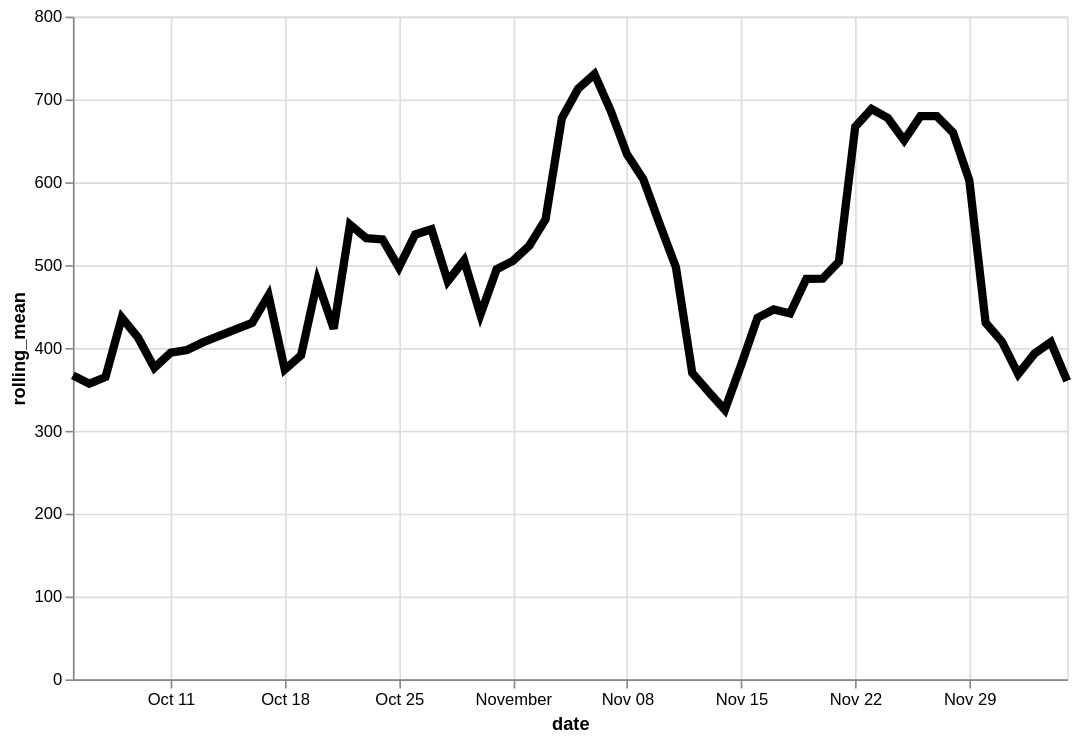

Write a Vega-Lite specification for this figure.
### Vega-Lite specification from a JSON file in a GitHub repository (floating-point values rounded to 4 significant figures)
{"config": {"view": {"continuousWidth": 400, "continuousHeight": 300}}, "data": {"name": "data-849f7dbe5686415e5d28698ae7783821"}, "mark": {"type": "line", "color": "black", "size": 5}, "encoding": {"x": {"type": "temporal", "field": "date"}, "y": {"type": "quantitative", "field": "rolling_mean"}}, "height": 400, "transform": [{"window": [{"op": "mean", "field": "price", "as": "rolling_mean"}], "frame": [-4, 3]}], "width": 600, "$schema": "https://vega.github.io/schema/vega-lite/v4.8.1.json", "datasets": {"data-849f7dbe5686415e5d28698ae7783821": [{"item": "Rugs, Carpets & Runners", "date": "2020-10-05", "price": 466.0}, {"item": "Rugs, Carpets & Runners", "date": "2020-10-06", "price": 475.5}, {"item": "Rugs, Carpets & Runners", "date": "2020-10-07", "price": 226.2}, {"item": "Rugs, Carpets & Runners", "date": "2020-10-08", "price": 300.0}, {"item": "Rugs, Carpets & Runners", "date": "2020-10-09", "price": 316.0}, {"item": "Rugs, Carpets & Runners", "date": "2020-10-10", "price": 405.7}, {"item": "Rugs, Carpets & Runners", "date": "2020-10-11", "price": 867.2}, {"item": "Rugs, Carpets & Runners", "date": "2020-10-12", "price": 242.6}, {"item": "Rugs, Carpets & Runners", "date": "2020-10-13", "price": 175.9}, {"item": "Rugs, Carpets & Runners", "date": "2020-10-16", "price": 620.6}, {"item": "Rugs, Carpets & Runners", "date": "2020-10-17", "price": 251.5}, {"item": "Rugs, Carpets & Runners", "date": "2020-10-18", "price": 376.6}, {"item": "Rugs, Carpets & Runners", "date": "2020-10-19", "price": 502.3}, {"item": "Rugs, Carpets & Runners", "date": "2020-10-20", "price": 671.9}, {"item": "Rugs, Carpets & Runners", "date": "2020-10-21", "price": 150.0}, {"item": "Rugs, Carpets & Runners", "date": "2020-10-22", "price": 380.4}, {"item": "Rugs, Carpets & Runners", "date": "2020-10-23", "price": 893.4}, {"item": "Rugs, Carpets & Runners", "date": "2020-10-24", "price": 161.2}, {"item": "Rugs, Carpets & Runners", "date": "2020-10-25", "price": 1256.0}, {"item": "Rugs, Carpets & Runners", "date": "2020-10-26", "price": 245.2}, {"item": "Rugs, Carpets & Runners", "date": "2020-10-27", "price": 490.1}, {"item": "Rugs, Carpets & Runners", "date": "2020-10-28", "price": 400.0}, {"item": "Rugs, Carpets & Runners", "date": "2020-10-29", "price": 469.5}, {"item": "Rugs, Carpets & Runners", "date": "2020-10-30", "price": 430.1}, {"item": "Rugs, Carpets & Runners", "date": "2020-10-31", "price": 392.6}, {"item": "Rugs, Carpets & Runners", "date": "2020-11-01", "price": 361.6}, {"item": "Rugs, Carpets & Runners", "date": "2020-11-02", "price": 731.2}, {"item": "Rugs, Carpets & Runners", "date": "2020-11-03", "price": 685.0}, {"item": "Rugs, Carpets & Runners", "date": "2020-11-04", "price": 571.3}, {"item": "Rugs, Carpets & Runners", "date": "2020-11-05", "price": 545.6}, {"item": "Rugs, Carpets & Runners", "date": "2020-11-06", "price": 724.3}, {"item": "Rugs, Carpets & Runners", "date": "2020-11-07", "price": 1407.0}, {"item": "Rugs, Carpets & Runners", "date": "2020-11-08", "price": 677.6}, {"item": "Rugs, Carpets & Runners", "date": "2020-11-09", "price": 502.4}, {"item": "Rugs, Carpets & Runners", "date": "2020-11-10", "price": 375.7}, {"item": "Rugs, Carpets & Runners", "date": "2020-11-11", "price": 265.0}, {"item": "Rugs, Carpets & Runners", "date": "2020-11-12", "price": 331.3}, {"item": "Rugs, Carpets & Runners", "date": "2020-11-13", "price": 113.2}, {"item": "Rugs, Carpets & Runners", "date": "2020-11-14", "price": 306.9}, {"item": "Rugs, Carpets & Runners", "date": "2020-11-15", "price": 387.6}, {"item": "Rugs, Carpets & Runners", "date": "2020-11-16", "price": 495.0}, {"item": "Rugs, Carpets & Runners", "date": "2020-11-17", "price": 328.6}, {"item": "Rugs, Carpets & Runners", "date": "2020-11-18", "price": 808.3}, {"item": "Rugs, Carpets & Runners", "date": "2020-11-19", "price": 720.0}, {"item": "Rugs, Carpets & Runners", "date": "2020-11-20", "price": 411.9}, {"item": "Rugs, Carpets & Runners", "date": "2020-11-21", "price": 75.0}, {"item": "Rugs, Carpets & Runners", "date": "2020-11-22", "price": 641.5}, {"item": "Rugs, Carpets & Runners", "date": "2020-11-23", "price": 389.3}, {"item": "Rugs, Carpets & Runners", "date": "2020-11-24", "price": 659.3}, {"item": "Rugs, Carpets & Runners", "date": "2020-11-25", "price": 1631.0}, {"item": "Rugs, Carpets & Runners", "date": "2020-11-26", "price": 979.6}, {"item": "Rugs, Carpets & Runners", "date": "2020-11-27", "price": 633.9}, {"item": "Rugs, Carpets & Runners", "date": "2020-11-28", "price": 195.9}, {"item": "Rugs, Carpets & Runners", "date": "2020-11-29", "price": 308.9}, {"item": "Rugs, Carpets & Runners", "date": "2020-11-30", "price": 641.2}, {"item": "Rugs, Carpets & Runners", "date": "2020-12-01", "price": 231.5}, {"item": "Rugs, Carpets & Runners", "date": "2020-12-02", "price": 196.8}, {"item": "Rugs, Carpets & Runners", "date": "2020-12-03", "price": 255.7}, {"item": "Rugs, Carpets & Runners", "date": "2020-12-04", "price": 799.0}, {"item": "Rugs, Carpets & Runners", "date": "2020-12-05", "price": 318.8}]}}
